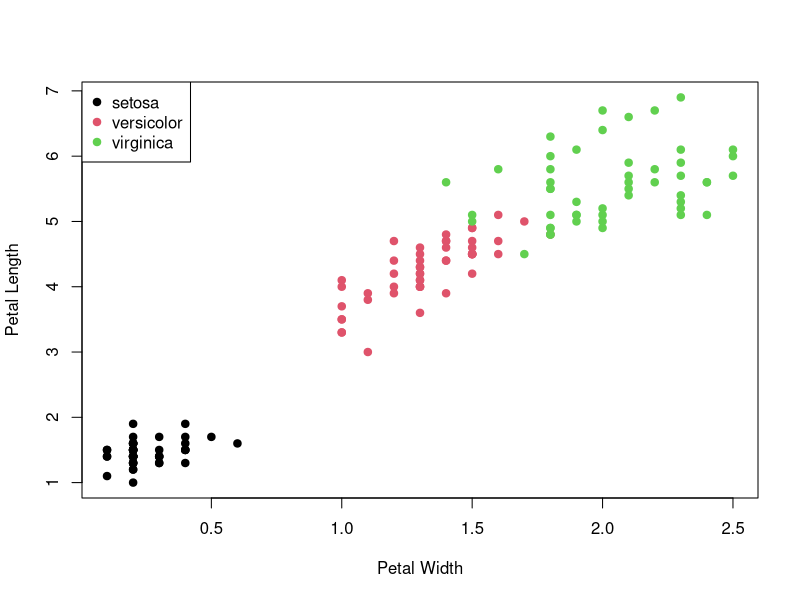
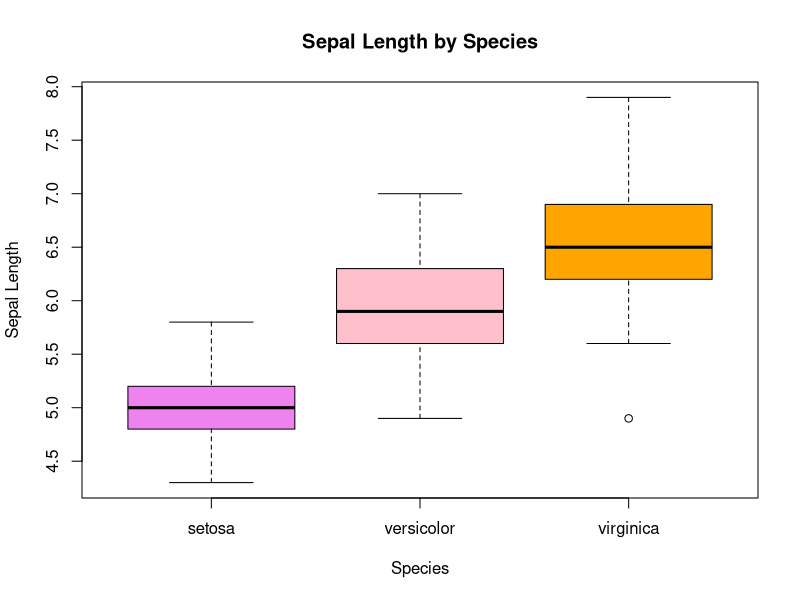
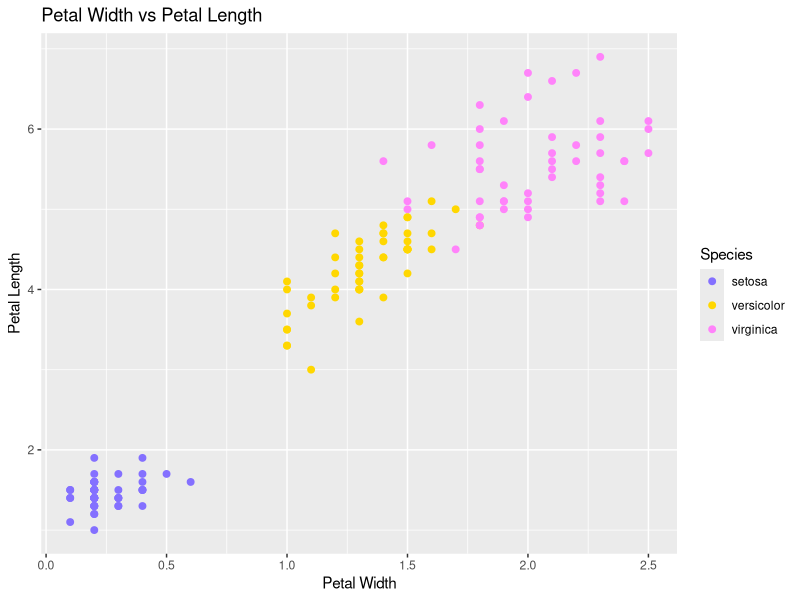
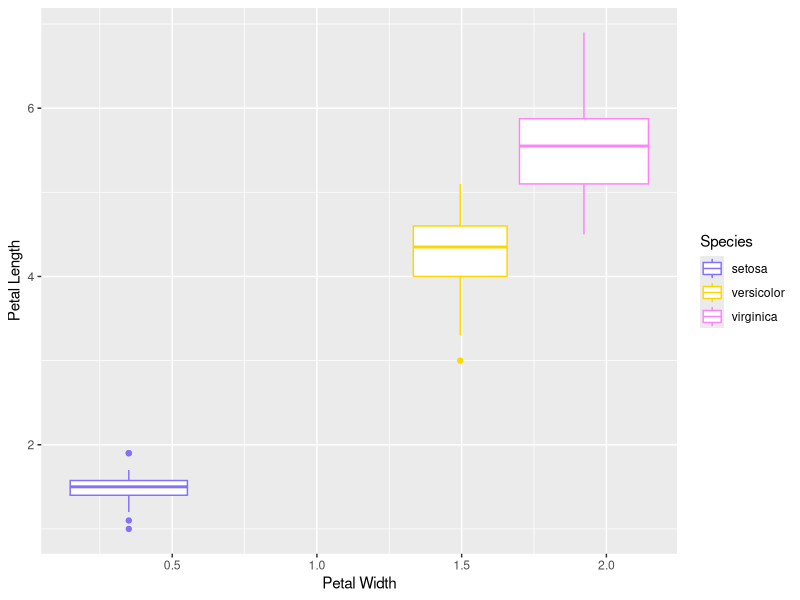
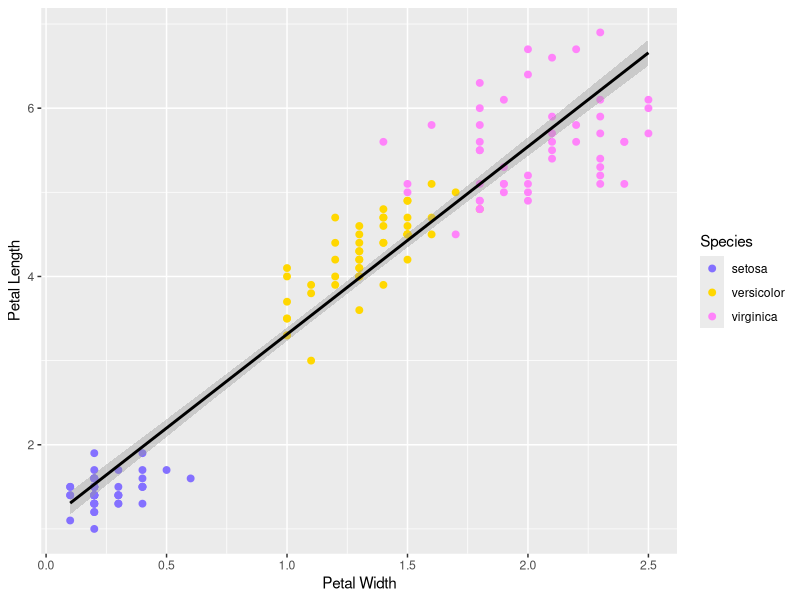

The R source for these figures, in order:
############################################################
# R Basics Exercise
# Goal: Practice data exploration and visualization
############################################################


# ---------------------------
# 1. Load the Data
# ---------------------------

# Load the built-in datasets package ((it's built into R, so no need to install it))
data(iris)


# ---------------------------
# 2. Explore the Data
# ---------------------------

# Display the dataset
iris

# What is the data type of iris?
class(iris)

# Display the first 6 rows
# HINT: Use the `head()` function
head(iris) 

# Get a summary of the dataset (mean, min, max, etc.)  
summary(iris)

# Show the structure of the dataset (data types, number of rows/columns)  
str(iris)


# ---------------------------
# Question
# ---------------------------

# What is different about the Species column compared to the others?
# the species column is categorical 
# while the other columns are numeric/ continuous

# ---------------------------
# 3. Factors
# ---------------------------

# Check the class of Species
class(iris$Species)

# What are the levels (categories) of Species?
levels(iris$Species)

# What is a factor in R?
# it is a datatype for categorical data. It saves memory and enables grouping in plots and models. 

# ---------------------------
# 4. Assign Variables
# ---------------------------

# Assign petal width and petal length to variables
x <- iris$Petal.Width
y <- iris$Petal.Length

# What type of data is stored in x?
class(x) #numeric


# ---------------------------
# 5. Base R Visualization
# ---------------------------

## 5a. Scatter plot

# Create a scatter plot to display the relationship between petal width and petal length  
plot(x, y, 
     xlab= "Petal Width",
     ylab="Petal Length", 
     col= iris$Species,
     pch=19)
legend("topleft", legend=levels(iris$Species), 
       col=1:3, pch=19)

# What relationship do you observe?
# a strong positive correlation: the wider petals are also longer
# and the species cluster together

## 5b. Box plot

# Create a boxplot of Sepal Length by Species
boxplot(Sepal.Length ~ Species, data=iris,
        xlab="Species", 
        ylab="Sepal Length", 
        main="Sepal Length by Species",
        col=c("violet", "pink", "orange"))

# Which species has the largest values?
# virginica


# ---------------------------
# 6. Extra Practice: Beautify your plots with ggplot2 
# ---------------------------

# first install package ggplot2 and then Load ggplot2
install.packages("ggplot2")
library(ggplot2)
  
  # Scatter plot with color by species
ggplot(iris, aes(x=Petal.Width, y=Petal.Length, color=Species)) +
  geom_point(size=2) +
  scale_color_manual(values = c(
    "setosa"= "lightslateblue",
    "versicolor"="gold1",
    "virginica"= "orchid1"
  )) +
  labs(title="Petal Width vs Petal Length",
    x="Petal Width", y="Petal Length")
  
  
  # Boxplot using ggplot2
ggplot(iris, aes(x=Petal.Width, y=Petal.Length, color=Species)) +
  geom_boxplot() +
  scale_color_manual(values = c(
    "setosa"= "lightslateblue",
    "versicolor"="gold1",
    "virginica"= "orchid1"
  )) +
  labs(titel="Petal Width vs Petal Length",
       x="Petal Width", y="Petal Length")
  
  
  # ---------------------------
# 7. Extra Practice
# ---------------------------


# Compute mean Petal Length for each species
tapply(iris$Petal.Length, iris$Species, mean)

#setosa: 1.462, versicolor: 4.26, virfinica: 5.552
  
  
# Compute correlation between Petal Lenmean()# Compute correlation between Petal Length and Width
cor(iris$Petal.Length, iris$Petal.Width)
#result: 0.9628654
  
  # How would you visualize this relationship? create a plot
  # What type of plot would you choose? scatterplot
  # Can you add a trend line? yes
ggplot(iris, aes(x=Petal.Width, y=Petal.Length, color=Species)) +
  geom_point(size=2) +
  scale_color_manual(values = c(
    "setosa"= "lightslateblue",
    "versicolor"="gold1",
    "virginica"= "orchid1"
  )) +
  geom_smooth(method="lm", se=TRUE, color="black", linetype="solid")+
  labs(titel= "Petal Width vs Length with Trend Line",
    x="Petal Width", y="Petal Length")
  
  ############################################################
# End of Exercise
############################################################
